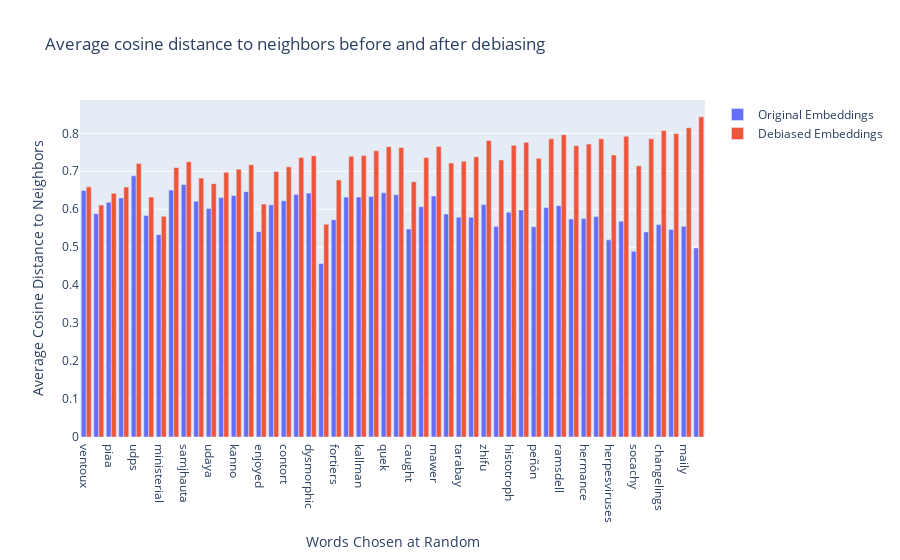

The notebook cell this image was saved under:
### Code cell
#plot the average distance to neighbors before and after debiasing
import plotly.graph_objects as go
import plotly.express as px

fig = go.Figure()
fig.add_trace(go.Bar(x=df_average.index,
              y=df_average['average distance to neighbors (original embeddings)'], name='Original Embeddings'))
fig.add_trace(go.Bar(x=df_average.index,
              y=df_average['average distance to neighbors (debiased embeddings)'], name='Debiased Embeddings'))
#add title
fig.update_layout(
    title_text='Average cosine distance to neighbors before and after debiasing')
#change x axis title
fig.update_xaxes(title_text='Words Chosen at Random')
#change y axis title
fig.update_yaxes(title_text='Average Cosine Distance to Neighbors')

fig.show()

### Figure 1 — Plotly figure (JSON) as saved in the notebook; plotly's stock layout.template omitted (floating-point values rounded to 4 significant figures)
{"data": [{"name": "Original Embeddings", "type": "bar", "x": ["ventoux", "projectors", "piaa", "ta", "udps", "hueneme", "ministerial", "telomere", "samjhauta", "sidgmore", "udaya", "carsley", "kanno", "frp", "enjoyed", "leeuwenhoek", "contort", "lieb", "dysmorphic", "vyksa", "fortiers", "moutai", "kallman", "pettyfer", "quek", "nonscientific", "caught", "wacholder", "mawer", "ōkubo", "tarabay", "actua", "zhifu", "pericoronitis", "histotroph", "goriest", "peñón", "treuhaft", "ramsdell", "schwanitz", "hermance", "laubscher", "herpesviruses", "herbinger", "socachy", "nappers", "changelings", "uchiyamada", "maily", "kharmato"], "y": [0.6493, 0.5879, 0.6184, 0.6299, 0.688, 0.5838, 0.533, 0.6504, 0.6653, 0.6211, 0.6021, 0.6309, 0.6363, 0.6463, 0.541, 0.6115, 0.6224, 0.6387, 0.6425, 0.457, 0.5726, 0.6319, 0.6322, 0.6338, 0.6432, 0.638, 0.548, 0.6066, 0.6349, 0.5875, 0.579, 0.5791, 0.6123, 0.5543, 0.5923, 0.5982, 0.5539, 0.6044, 0.6092, 0.5742, 0.5756, 0.5806, 0.5193, 0.5683, 0.4893, 0.5403, 0.5597, 0.5464, 0.555, 0.498]}, {"name": "Debiased Embeddings", "type": "bar", "x": ["ventoux", "projectors", "piaa", "ta", "udps", "hueneme", "ministerial", "telomere", "samjhauta", "sidgmore", "udaya", "carsley", "kanno", "frp", "enjoyed", "leeuwenhoek", "contort", "lieb", "dysmorphic", "vyksa", "fortiers", "moutai", "kallman", "pettyfer", "quek", "nonscientific", "caught", "wacholder", "mawer", "ōkubo", "tarabay", "actua", "zhifu", "pericoronitis", "histotroph", "goriest", "peñón", "treuhaft", "ramsdell", "schwanitz", "hermance", "laubscher", "herpesviruses", "herbinger", "socachy", "nappers", "changelings", "uchiyamada", "maily", "kharmato"], "y": [0.6591, 0.6111, 0.642, 0.6584, 0.7206, 0.6321, 0.5817, 0.71, 0.725, 0.6822, 0.6674, 0.6974, 0.7056, 0.7174, 0.6135, 0.6993, 0.7118, 0.7362, 0.7408, 0.5605, 0.6771, 0.7398, 0.7413, 0.754, 0.7649, 0.7625, 0.6724, 0.7363, 0.765, 0.7218, 0.7267, 0.7381, 0.7811, 0.7298, 0.7683, 0.7763, 0.7346, 0.7855, 0.7963, 0.7674, 0.7716, 0.7854, 0.7431, 0.7924, 0.7144, 0.7854, 0.8075, 0.7993, 0.8149, 0.8434]}], "layout": {"title": {"text": "Average cosine distance to neighbors before and after debiasing"}, "xaxis": {"title": {"text": "Words Chosen at Random"}}, "yaxis": {"title": {"text": "Average Cosine Distance to Neighbors"}}}}
